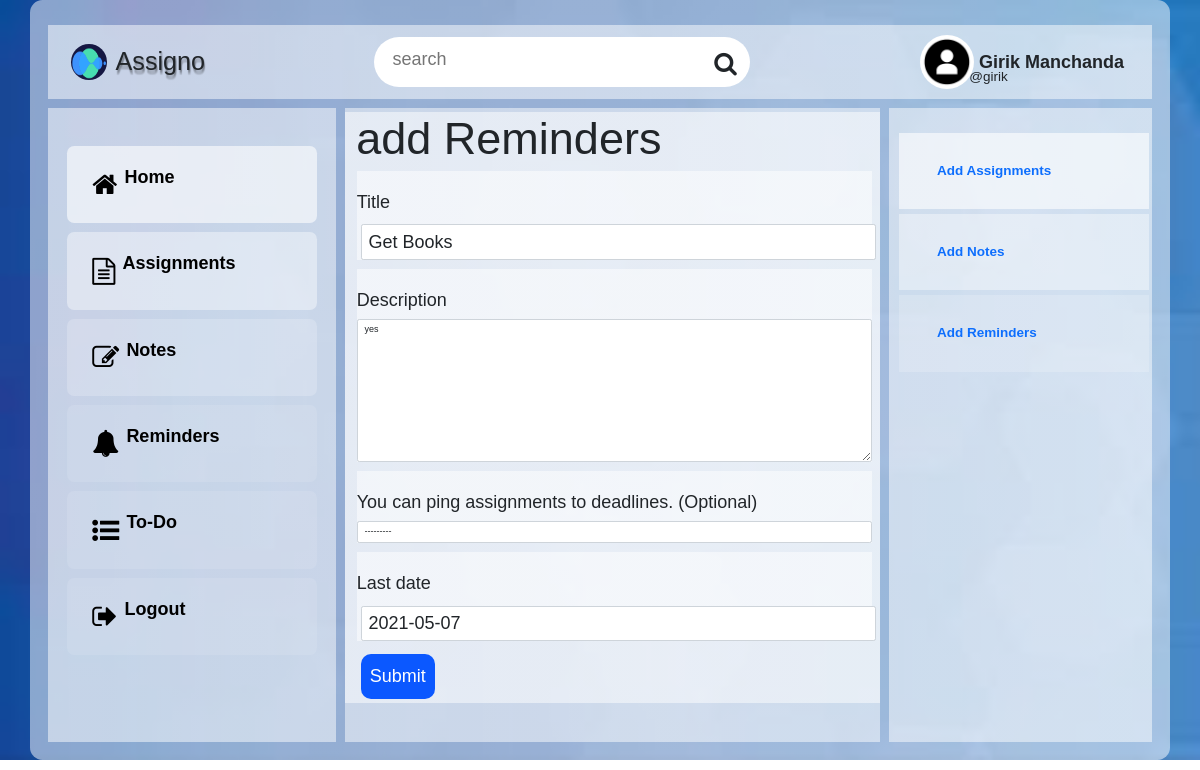
The app's page /dashboard/reminders/update/9/ (signed in) with its own data.
### dashboard/models.py (models this page shows, shortened)
class user_profile(models.Model):
    user = models.OneToOneField(User, primary_key=True, related_name='profile', on_delete=models.CASCADE)
    name = models.CharField(max_length = 150, blank = True, null = True)
    profile_picture = models.ImageField(upload_to='uploads/profile_pictures', default='uploads/profile_pictures/default.png', blank=True)
    background = models.ImageField(upload_to='uploads/profile_background', default='uploads/profile_background/default.jpg', blank=True)
    GENDER_CHOICES = (
        ('', 'Choose Your Gender'),
        ('Male', 'Male'),
        ('Female', 'Female'),
        ('Rather Not Say', 'Rather Not Say')
    )
    gender = models.CharField(max_length=14, choices=GENDER_CHOICES)
    birth_date = models.DateField(blank = True, null = True)
    location = models.CharField(max_length = 150, blank = True, null = True)

class deadlines(models.Model):
    user = models.ForeignKey(User, on_delete = models.CASCADE)
    title = models.CharField(max_length=150)
    description = models.TextField(blank=True, null=True)
    assignments = models.ForeignKey(assignments, blank=True, null=True, on_delete = models.CASCADE)
    last_date = models.DateField()
    timestamp = models.DateTimeField(auto_now_add=True)

class assignments(models.Model):
    user = models.ForeignKey(User, on_delete = models.CASCADE)
    assignment = models.FileField(upload_to='uploads/student_assignments', default="uploads/profile_background/default.jpg") # REMEMBER TO REMOVE BLANK AND NULL
    title = models.CharField(max_length=100)
    description = models.TextField(blank=True, null=True)
    timestamp = models.DateTimeField(auto_now_add=True)
    categories = models.ManyToManyField(categories, related_name="assignment_in_category",blank=True)
    def __str__(self):
        return self.title

### dashboard/views.py (the view, shortened to what this page needs)
# urls.py: path('dashboard/reminders/update/<pk>/', views.update_deadlines.as_view() , name='reminders-update'),
class update_deadlines(UserPassesTestMixin, LoginRequiredMixin, UpdateView):
    model = models.deadlines
    template_name = 'dashboard/create_deadlines.html'
    form_class = forms.create_deadline_form
    def test_func(self):
        deadlines= self.get_object()
        return deadlines.user == self.request.user
    def get_form_kwargs(self, **kwargs):
        kwargs = super(update_deadlines, self).get_form_kwargs(**kwargs)
        kwargs.update({
            "usr":self.request.user,
        })
        return kwargs

### dashboard/forms.py
class create_deadline_form(forms.ModelForm):
    last_date = forms.DateField(input_formats=settings.DATE_INPUT_FORMATS)
    class Meta:
        model = models.deadlines
        fields = ('title', 'description', 'assignments', 'last_date',)
        labels = {
        "last_date": "Add a Reminder (dd/mm/yyyy) or (yyyy/mm/dd)",
        "assignments": "You can ping assignments to deadlines. (Optional)"
        }
    def __init__(self, *args, **kwargs):
        usr = kwargs.pop('usr')
        assignments = models.assignments.objects.filter(user=usr)
        super(create_deadline_form, self).__init__(*args, **kwargs)
        self.fields['assignments'].queryset = assignments

### templates/dashboard/create_deadlines.html (shortened to what this page needs)
{% extends "base.html" %}
{% load bootstrap4 %}
{% block dashboard_sections %}
<div class="my_container_for_assignment">
    {% include "snippets/navigation.html" %}
    {% include "snippets/sidebar.html" %}
<div class="form-panel">
    <div class="container">
        <h1 class="title">add Reminders</h1>
        <form method="POST" class="enlarge-symbol" enctype="multipart/form-data">
            {% bootstrap_form form %}
            <input type="submit" class="round-btn">
        </form>
    </div>
</div>
<div class="right-panel">
    <ul>
        <li>
            <a href="{% url 'dashboard:assignment-create' %}">Add Assignments</a>
        </li>
        <li>
            <a href="{% url 'dashboard:notes-create' %}">Add Notes</a>
        </li>
        <li>
            <a href="{% url 'dashboard:reminders-create' %}">Add Reminders</a>
        </li>
    </ul>
</div>
</div>
{% endblock dashboard_sections %}

### templates/snippets/navigation.html
{% load static %}
<div class="navbar">
    <div class="navbar_logo">
        <img src="{% static 'images/logo/logo_rotator.png' %}" width="50" alt="">
        <span class="navbar_logo_name">Assigno</span>
    </div>
    <div class="searchbar">
        <form action="#">
            <input type="text" placeholder="search" name="q">
            <i class="fa fa-search"></i>
        </form>
    </div>
    <div class="nav_item">
    <div class="account_div">
        <img src="{{ user.profile.profile_picture.url }}"  class="round_image" width="54" alt="">
        <span class="account_username">@{{ user.username }}</span>
        <span class="account_name">{{ user.profile.name }}</span>
    </div>
</div>
</div>

### static_in_venv/css/toolkits/toolkit.css (style rules this page uses)
.round_image { border-radius: 100%; }
.round-btn { margin: 1rem; font-size: 1.5rem; border-radius:10px; border:none; background-color:rgb(11, 88, 255); color: white; padding-left: 2.5rem; padding-right: 2.5rem; padding: 1rem; }
.title { font-size: 5rem; margin: .5rem; }
.enlarge-symbol { font-size: 25px; margin:1px; margin-left:5px; }
.enlarge-symbol input { margin:4px; }

### static_in_venv/css/toolkits/table.css (style rules this page uses)
.right-panel ul { position: relative; width: 270px; margin: 10px auto 0; padding: 10px; box-sizing: border-box; }
.right-panel ul li { display: flex; background: rgba(255, 255, 255, .1); padding:10px 20px; color:#fff; margin: 5px 0; transition: 0.5s; }
.right-panel ul li:nth-child(1) { background: rgba(255, 255, 255,.6); }
.right-panel ul li:nth-child(2) { background: rgba(255, 255, 255,.4); }
.right-panel ul li:nth-child(3) { background: rgba(255, 255, 255,.2); }
.right-panel ul li a { text-decoration: none; font-size:1.5rem; font-weight: bold; padding: 1rem; margin:1rem; }

### static_in_venv/css/Dashboard.css (style rules this page uses)
* { padding:0; margin:0; list-style:none; text-decoration: none; font-family:sans-serif; }
html { font-size: 9px; }
body { display:flex; justify-content:center; align-items: center; }
.navbar { grid-area: navbar; }
.right-panel { grid-area: right-panel; overflow: auto; }
.navbar div { background: none; }
.navbar .searchbar { position: relative; }
.navbar .searchbar input { padding: 1rem 14rem 1.5rem 2rem; border: none; font-size: 2rem; outline: none; border-radius: 3rem; transition:0.7s; }
.navbar .searchbar .fa { position: absolute; font-size: 2.7rem; top:1.5rem; right: 1.5rem; }
.navbar .nav_item .account_div { position: relative; display: flex; align-items: center; }
.navbar .nav_item .account_div img { border-radius: 50%; }
.navbar .nav_item .account_div .account_name { text-transform: capitalize; margin:0 .6rem; font-size:2rem; font-weight: 700; }
.navbar .nav_item .account_div .account_username { position: absolute; top:3.5rem; left:5.5rem; font-size: 1.5rem; }
.my_container_for_assignment { display: grid; grid-template-columns:0.6fr 1fr 1fr 1fr; grid-template-rows:0.2fr 0.2fr 0.4fr 0.6fr 0.3fr; grid-template-areas:"navbar navbar navbar navbar" "sidebar form-panel form-panel right-panel" "sidebar form-panel form-panel right-panel" "sidebar form-panel form-panel right-panel" "sidebar form-panel form-panel right-panel"; grid-gap: 1rem; padding: 2rem; border-radius: 1em; width: 95%; height: 95vh; background: linear-gradient(to top right,rgba(255,255,255,.5),rgba(255,255,255,.5)); border-radius: 1.4rem; }
.form-panel { grid-area: form-panel; }
.my_container_for_assignment div { background: linear-gradient(to top right,rgba(255,255,255,.5),rgba(255,255,255,.5)); }
.my_container_for_assignment .navbar { display:flex; justify-content:space-between; align-items:center; padding: .8rem 2.5rem; margin-top: .8rem; }
.my_container_for_assignment .navbar_logo { display:flex; align-items:center; }
.my_container_for_assignment .navbar_logo .navbar_logo_name { font-size: 2.8rem; margin-left: 1rem; text-shadow: 1px 1px 1px rgba(16, 16, 16, .1), 1px 2px 1px rgba(16, 16, 16, .1), 1px 3px 1px rgba(16, 16, 16, .1), 1px 4px 1px rgba(16, 16, 16, .1), 1px 5px 1px rgba(16, 16, 16, .1); }
.my_container_for_assignment .navbar_logo img { width: 4em; height: 4em; border-radius:100%; animation: rotate 7s linear infinite; }
.my_container_for_assignment .navbar div { background:none; }
.form-panel input { font-size: 2rem; }
.form-panel label { font-size: 2rem; padding-top:2rem; }

### records on screen
deadlines: title "Get Books", description "yes", assignments "---------", last_date "2021-05-07"

### other values on screen
{{ user.username }} "girik"
{{ user.profile.name }} "Girik Manchanda"
